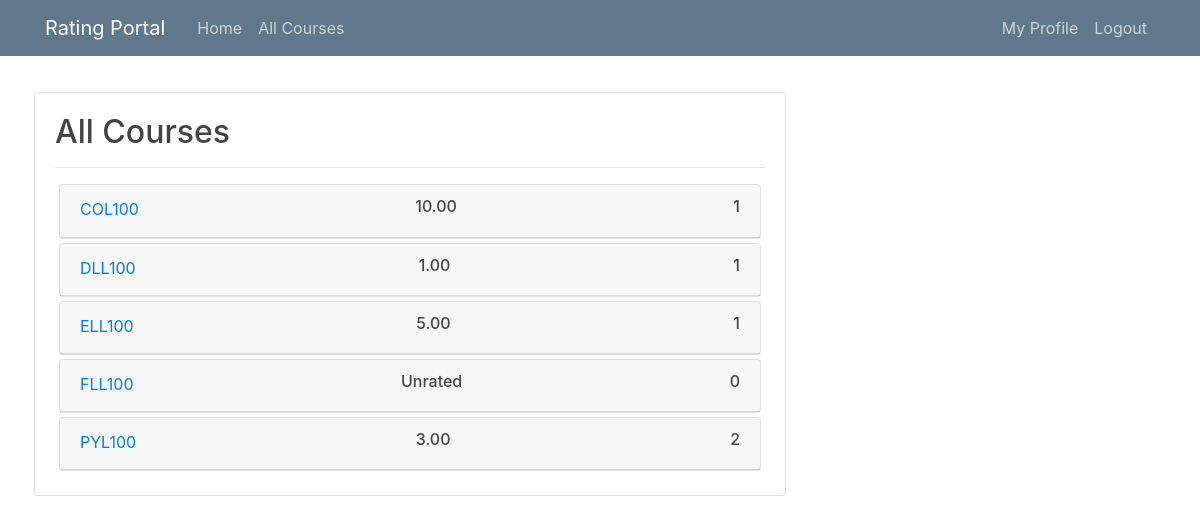
Page /course/ (signed in) on the committed database.
### courses/models.py (models this page shows)
class Course(models.Model):
    courseName = models.CharField(max_length=120)
    rating = models.DecimalField(decimal_places=2,max_digits=4)
    noOfReviews = models.IntegerField()
    class Meta:
        ordering = ['courseName']

### courses/views.py (the view)
# urls.py: path("course/", courseViews.courseListView, name="courseList"),
def courseListView(request):
    recheckAllRatings()
    courseList = getAllOf("courses")
    return render(request, "courses/courseList.html", {"list": courseList})

### courses/views.py (called while the page is built)
def recheckAllRatings():
    courseList = getAllOf("courses")
    reviews = getAllOf("review")
    results = {}
    for review in reviews:
        try:
            results[review.courseName][0] += review.score
            results[review.courseName][1] += 1
        except:
            results[review.courseName] = [review.score, 1]
    for course in courseList:
        try:
            result = results[course.courseName]
        except:
            course.rating = -1
            course.noOfReviews = 0
            course.save()
            continue
        course.rating = round(result[0] / result[1], 2)
        course.noOfReviews = result[1]
        course.save()

def getAllOf(name):
    if name == "review":
        return Review.objects.all()
    elif name == "courses":
        return Course.objects.all()

### courses/templates/courses/courseList.html (shortened to what this page needs)
{% extends "users/base.html" %}
{% block content %}
  <div class="card-body">
      <h2>All Courses</h2>
      <hr>
      {% for course in list %}
        <div class="card m-1">
            <div class="card-header">
                <div class="d-flex justify-content-between">
                    <a class = "card-link" href="{{course.courseName}}">
                        {{course.courseName}}
                    </a>
                    <h6>
                        {% if course.rating != -1 %}
                        {{course.rating}}
                        {%else%}
                        Unrated
                        {% endif %}
                    </h6>
                    <h6>
                        {{course.noOfReviews}}
                    </h6>
                </div>
            </div>
        </div>
      {% endfor %}
  </div>
{% endblock content %}

### users/static/main.css (style rules this page uses)
body { background: white; color: #333333; margin-top: 5rem; }
h1, h2, h3, h4, h5, h6 { color: #444444; }

### rows in the picture
Course: courseName "COL100", rating "10.00", noOfReviews "1"
Course: courseName "DLL100", rating "1.00", noOfReviews "1"
Course: courseName "ELL100", rating "5.00", noOfReviews "1"
Course: courseName "FLL100", rating "Unrated", noOfReviews "0"
Course: courseName "PYL100", rating "3.00", noOfReviews "2"
